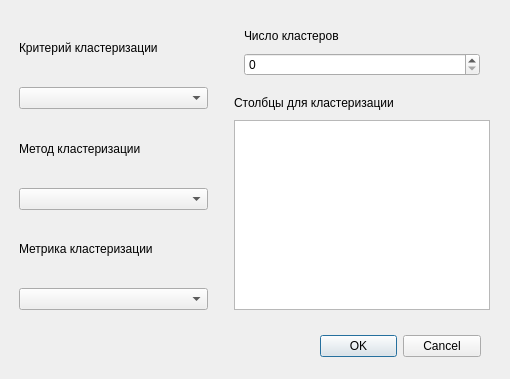
<?xml version="1.0" encoding="UTF-8"?>
<ui version="4.0">
 <class>Dialog</class>
 <widget class="QDialog" name="Dialog">
  <property name="geometry">
   <rect>
    <x>0</x>
    <y>0</y>
    <width>510</width>
    <height>379</height>
   </rect>
  </property>
  <property name="windowTitle">
   <string>Dialog</string>
  </property>
  <widget class="QDialogButtonBox" name="clusterRunButtons">
   <property name="geometry">
    <rect>
     <x>320</x>
     <y>330</y>
     <width>161</width>
     <height>32</height>
    </rect>
   </property>
   <property name="orientation">
    <enum>Qt::Horizontal</enum>
   </property>
   <property name="standardButtons">
    <set>QDialogButtonBox::Cancel|QDialogButtonBox::Ok</set>
   </property>
  </widget>
  <widget class="QWidget" name="horizontalLayoutWidget">
   <property name="geometry">
    <rect>
     <x>9</x>
     <y>9</y>
     <width>491</width>
     <height>311</height>
    </rect>
   </property>
   <layout class="QHBoxLayout" name="mainLay">
    <item>
     <layout class="QVBoxLayout" name="leftLay">
      <property name="spacing">
       <number>10</number>
      </property>
      <property name="leftMargin">
       <number>10</number>
      </property>
      <property name="topMargin">
       <number>10</number>
      </property>
      <property name="rightMargin">
       <number>10</number>
      </property>
      <property name="bottomMargin">
       <number>10</number>
      </property>
      <item>
       <layout class="QVBoxLayout" name="criterionLayout">
        <property name="spacing">
         <number>10</number>
        </property>
        <item>
         <widget class="QLabel" name="criterionLabel">
          <property name="text">
           <string>Критерий кластеризации</string>
          </property>
         </widget>
        </item>
        <item>
         <widget class="QComboBox" name="criterionBox"/>
        </item>
       </layout>
      </item>
      <item>
       <layout class="QVBoxLayout" name="methodLayout">
        <property name="spacing">
         <number>10</number>
        </property>
        <item>
         <widget class="QLabel" name="methodLabel">
          <property name="text">
           <string>Метод кластеризации</string>
          </property>
         </widget>
        </item>
        <item>
         <widget class="QComboBox" name="methodBox"/>
        </item>
       </layout>
      </item>
      <item>
       <layout class="QVBoxLayout" name="metricLayout">
        <property name="spacing">
         <number>10</number>
        </property>
        <item>
         <widget class="QLabel" name="metricLabel">
          <property name="text">
           <string>Метрика кластеризации</string>
          </property>
         </widget>
        </item>
        <item>
         <widget class="QComboBox" name="metricBox"/>
        </item>
       </layout>
      </item>
     </layout>
    </item>
    <item>
     <layout class="QVBoxLayout" name="rightLay">
      <property name="spacing">
       <number>10</number>
      </property>
      <property name="leftMargin">
       <number>10</number>
      </property>
      <property name="topMargin">
       <number>10</number>
      </property>
      <property name="rightMargin">
       <number>10</number>
      </property>
      <property name="bottomMargin">
       <number>10</number>
      </property>
      <item>
       <layout class="QVBoxLayout" name="nOfClustersLayout">
        <property name="spacing">
         <number>10</number>
        </property>
        <property name="sizeConstraint">
         <enum>QLayout::SetDefaultConstraint</enum>
        </property>
        <property name="leftMargin">
         <number>10</number>
        </property>
        <property name="topMargin">
         <number>10</number>
        </property>
        <property name="rightMargin">
         <number>10</number>
        </property>
        <property name="bottomMargin">
         <number>10</number>
        </property>
        <item>
         <widget class="QLabel" name="nOfClustersLabel">
          <property name="text">
           <string>Число кластеров</string>
          </property>
         </widget>
        </item>
        <item>
         <widget class="QSpinBox" name="nOfClustersBox"/>
        </item>
       </layout>
      </item>
      <item>
       <layout class="QVBoxLayout" name="columnsToClustLayout">
        <item>
         <widget class="QLabel" name="columnsToClustLabel">
          <property name="text">
           <string>Столбцы для кластеризации</string>
          </property>
         </widget>
        </item>
        <item>
         <widget class="QListWidget" name="columnsToClustList">
          <property name="sizePolicy">
           <sizepolicy hsizetype="Minimum" vsizetype="Minimum">
            <horstretch>0</horstretch>
            <verstretch>0</verstretch>
           </sizepolicy>
          </property>
          <property name="selectionMode">
           <enum>QAbstractItemView::ExtendedSelection</enum>
          </property>
         </widget>
        </item>
       </layout>
      </item>
     </layout>
    </item>
   </layout>
  </widget>
 </widget>
 <resources/>
 <connections>
  <connection>
   <sender>clusterRunButtons</sender>
   <signal>accepted()</signal>
   <receiver>Dialog</receiver>
   <slot>accept()</slot>
   <hints>
    <hint type="sourcelabel">
     <x>248</x>
     <y>254</y>
    </hint>
    <hint type="destinationlabel">
     <x>157</x>
     <y>274</y>
    </hint>
   </hints>
  </connection>
  <connection>
   <sender>clusterRunButtons</sender>
   <signal>rejected()</signal>
   <receiver>Dialog</receiver>
   <slot>reject()</slot>
   <hints>
    <hint type="sourcelabel">
     <x>316</x>
     <y>260</y>
    </hint>
    <hint type="destinationlabel">
     <x>286</x>
     <y>274</y>
    </hint>
   </hints>
  </connection>
 </connections>
</ui>
